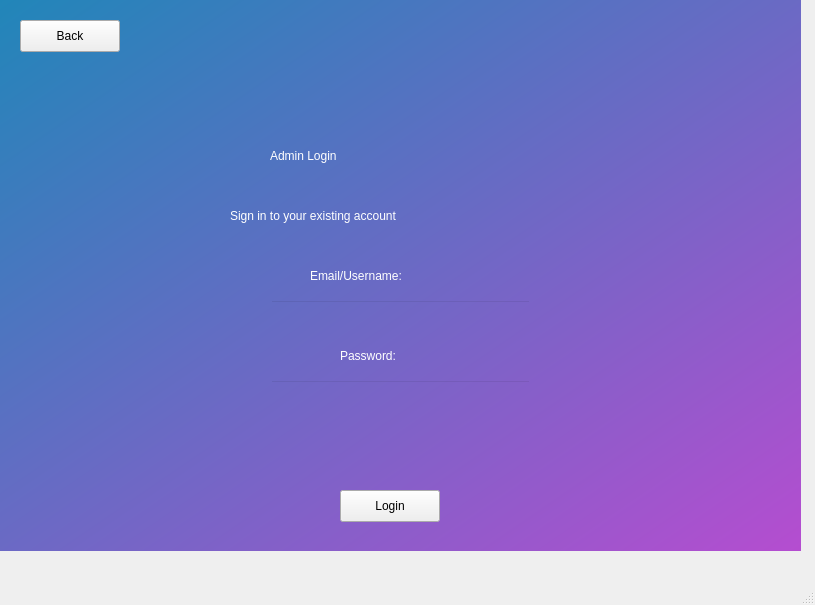
<?xml version="1.0" encoding="UTF-8"?>
<ui version="4.0">
 <class>MainWindow</class>
 <widget class="QMainWindow" name="MainWindow">
  <property name="geometry">
   <rect>
    <x>0</x>
    <y>0</y>
    <width>815</width>
    <height>605</height>
   </rect>
  </property>
  <property name="windowTitle">
   <string>MainWindow</string>
  </property>
  <property name="autoFillBackground">
   <bool>false</bool>
  </property>
  <widget class="QWidget" name="centralwidget">
   <widget class="QWidget" name="backgroundWid" native="true">
    <property name="geometry">
     <rect>
      <x>0</x>
      <y>0</y>
      <width>801</width>
      <height>551</height>
     </rect>
    </property>
    <property name="styleSheet">
     <string notr="true">QWidget#backgroundWid{
background-color: qlineargradient(spread:reflect, x1:0, y1:0, x2:1, y2:1, stop:0 rgba(33, 134, 185, 255), stop:1 rgba(181, 77, 208, 255));}
</string>
    </property>
    <widget class="QLabel" name="label">
     <property name="geometry">
      <rect>
       <x>270</x>
       <y>120</y>
       <width>301</width>
       <height>71</height>
      </rect>
     </property>
     <property name="styleSheet">
      <string notr="true">font: 48pt &quot;Avenir Next&quot;;color: rgb(255, 255, 255)</string>
     </property>
     <property name="text">
      <string>Admin Login</string>
     </property>
    </widget>
    <widget class="QLabel" name="label_2">
     <property name="geometry">
      <rect>
       <x>310</x>
       <y>260</y>
       <width>191</width>
       <height>31</height>
      </rect>
     </property>
     <property name="styleSheet">
      <string notr="true">
color: rgb(255, 255, 255);
font: 24pt &quot;Didot&quot;;</string>
     </property>
     <property name="text">
      <string>Email/Username:</string>
     </property>
    </widget>
    <widget class="QLabel" name="label_3">
     <property name="geometry">
      <rect>
       <x>340</x>
       <y>340</y>
       <width>111</width>
       <height>31</height>
      </rect>
     </property>
     <property name="styleSheet">
      <string notr="true">
color: rgb(255, 255, 255);
font: 24pt &quot;Didot&quot;;</string>
     </property>
     <property name="text">
      <string>Password:</string>
     </property>
    </widget>
    <widget class="QLabel" name="label_4">
     <property name="geometry">
      <rect>
       <x>230</x>
       <y>200</y>
       <width>351</width>
       <height>31</height>
      </rect>
     </property>
     <property name="styleSheet">
      <string notr="true">
color: rgb(255, 255, 255);
font: 24pt &quot;Didot&quot;;</string>
     </property>
     <property name="text">
      <string>Sign in to your existing account</string>
     </property>
    </widget>
    <widget class="QLineEdit" name="AemailField">
     <property name="geometry">
      <rect>
       <x>270</x>
       <y>300</y>
       <width>261</width>
       <height>31</height>
      </rect>
     </property>
     <property name="styleSheet">
      <string notr="true">background-color:rgba(0,0,0,0)</string>
     </property>
    </widget>
    <widget class="QPushButton" name="AdminLoginButton">
     <property name="geometry">
      <rect>
       <x>340</x>
       <y>490</y>
       <width>100</width>
       <height>32</height>
      </rect>
     </property>
     <property name="text">
      <string>Login</string>
     </property>
    </widget>
    <widget class="QLineEdit" name="ApassField">
     <property name="geometry">
      <rect>
       <x>270</x>
       <y>380</y>
       <width>261</width>
       <height>31</height>
      </rect>
     </property>
     <property name="styleSheet">
      <string notr="true">background-color:rgba(0,0,0,0)</string>
     </property>
    </widget>
    <widget class="QPushButton" name="backFromAdmin">
     <property name="geometry">
      <rect>
       <x>20</x>
       <y>20</y>
       <width>100</width>
       <height>32</height>
      </rect>
     </property>
     <property name="text">
      <string>Back</string>
     </property>
    </widget>
    <widget class="QLabel" name="invalid">
     <property name="geometry">
      <rect>
       <x>240</x>
       <y>420</y>
       <width>311</width>
       <height>21</height>
      </rect>
     </property>
     <property name="styleSheet">
      <string notr="true">color: rgb(169, 42, 45);
font: 18pt &quot;Menlo&quot;;</string>
     </property>
     <property name="text">
      <string/>
     </property>
    </widget>
    <widget class="QLabel" name="invalid_2">
     <property name="geometry">
      <rect>
       <x>180</x>
       <y>450</y>
       <width>421</width>
       <height>21</height>
      </rect>
     </property>
     <property name="styleSheet">
      <string notr="true">
color: rgb(206, 48, 42);
font: 18pt &quot;Menlo&quot;;</string>
     </property>
     <property name="text">
      <string/>
     </property>
    </widget>
   </widget>
  </widget>
  <widget class="QMenuBar" name="menubar">
   <property name="geometry">
    <rect>
     <x>0</x>
     <y>0</y>
     <width>815</width>
     <height>22</height>
    </rect>
   </property>
  </widget>
  <widget class="QStatusBar" name="statusbar"/>
 </widget>
 <resources/>
 <connections/>
</ui>
